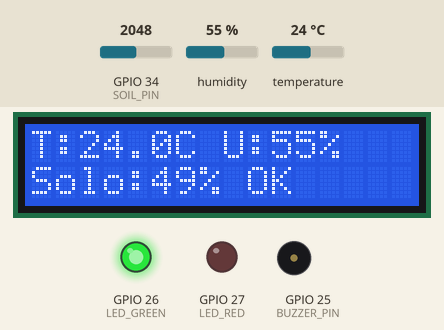
Bench run of a sketch on a simulated ESP32. On the bench: 16×2 character LCD, output pins drawn as LEDs (lit = HIGH), buzzer (waves = sounding). Dashed ring = blinking. Inputs (shaded band) come from the test bench; at power-on: humidity 55 %, temperature 24 °C, GPIO 34 (SOIL_PIN) = 2048. WiFi joins after 1.5 s; servers stay silent unless stated; what the sketch prints to the serial monitor is not drawn.

Above: at 4.8 s.
4.9 s: humidity set to 31 %
At 7.0 s:
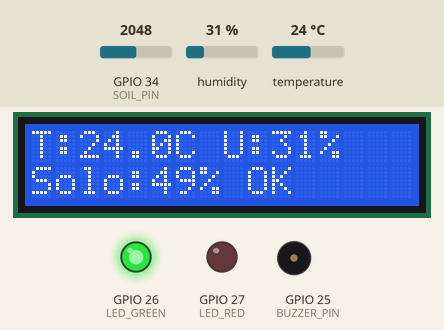
8.1 s: humidity set to 28 %
At 10.64 s:
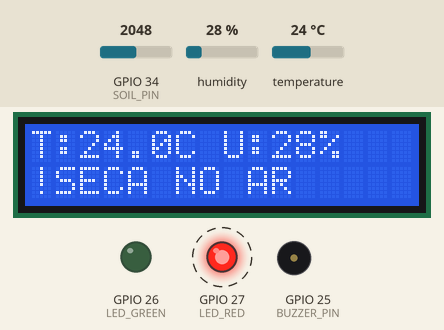
11.5 s: temperature set to 34.7 °C
At 13.72 s:
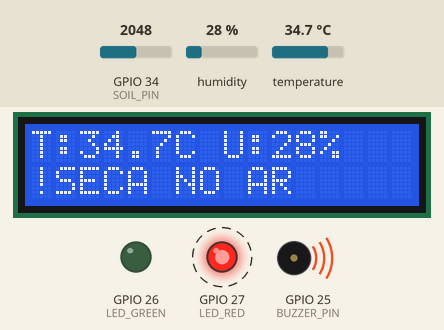
17.1 s: temperature set to 35.9 °C
At 19.44 s:
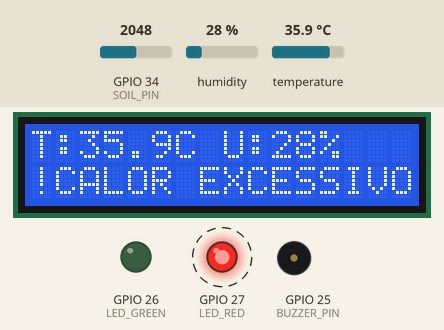
Timing chart, 0 to 29.7 s (numbered marks = the images above; inputs shaded):
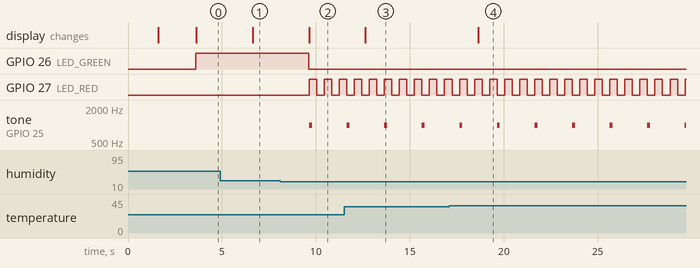

The sketch:

Agrosat.ino
```cpp
#include <WiFi.h>
#include <WebServer.h>
#include <DHT.h>
#include <LiquidCrystal_I2C.h>

const char* SSID     = "Wokwi-GUEST";
const char* PASSWORD = "";

#define DHT_PIN     4
#define DHT_TYPE    DHT22
#define SOIL_PIN    34
#define LED_GREEN   26
#define LED_RED     27
#define BUZZER_PIN  25

#define TEMP_MAX      35.0
#define HUMIDITY_MIN  30.0

DHT               dht(DHT_PIN, DHT_TYPE);
LiquidCrystal_I2C lcd(0x27, 16, 2);
WebServer         server(80);

float   temperature  = 25.0;
float   humidity     = 60.0;
int     soilRaw      = 0;
int     soilPct      = 50;
bool    alertActive  = false;
String  alertMessage = "OK";

unsigned long lastRead    = 0;
unsigned long lastBlink   = 0;
unsigned long lastBeep    = 0;
bool          ledRedState = false;

#define HIST_SIZE 30
float histTemp[HIST_SIZE];
float histHum[HIST_SIZE];
int   histSoil[HIST_SIZE];
int   histIndex = 0;
bool  histFull  = false;

void pushHistory() {
  histTemp[histIndex]  = temperature;
  histHum[histIndex]   = humidity;
  histSoil[histIndex]  = soilPct;
  histIndex = (histIndex + 1) % HIST_SIZE;
  if (histIndex == 0) histFull = true;
}

String buildHistoryJSON(float* arr) {
  int count = histFull ? HIST_SIZE : histIndex;
  int start = histFull ? histIndex : 0;
  String s = "[";
  for (int i = 0; i < count; i++) {
    if (i) s += ",";
    s += String(arr[(start + i) % HIST_SIZE], 1);
  }
  s += "]";
  return s;
}

String buildHistoryJSONInt(int* arr) {
  int count = histFull ? HIST_SIZE : histIndex;
  int start = histFull ? histIndex : 0;
  String s = "[";
  for (int i = 0; i < count; i++) {
    if (i) s += ",";
    s += String(arr[(start + i) % HIST_SIZE]);
  }
  s += "]";
  return s;
}

void lcdPrint(int col, int row, String text, int totalWidth) {
  lcd.setCursor(col, row);
  while ((int)text.length() < totalWidth) text += " ";
  lcd.print(text.substring(0, totalWidth));
}

void readSensors() {
  float t = dht.readTemperature();
  float h = dht.readHumidity();

  if (!isnan(t)) temperature = t;
  if (!isnan(h)) humidity    = h;

  soilRaw = analogRead(SOIL_PIN);
  soilPct = map(soilRaw, 4095, 0, 0, 100);
  soilPct = constrain(soilPct, 0, 100);

  alertActive  = false;
  alertMessage = "OK";

  if (temperature > TEMP_MAX) {
    alertActive  = true;
    alertMessage = "CALOR EXCESSIVO";
  } else if (humidity < HUMIDITY_MIN) {
    alertActive  = true;
    alertMessage = "SECA NO AR";
  } else if (soilPct < 20) {
    alertActive  = true;
    alertMessage = "SOLO MUITO SECO";
  }

  digitalWrite(LED_GREEN, alertActive ? LOW : HIGH);
  pushHistory();
}

void handleAlertEffects() {
  if (alertActive) {
    if (millis() - lastBlink >= 400) {
      lastBlink   = millis();
      ledRedState = !ledRedState;
      digitalWrite(LED_RED, ledRedState);
    }
    if (millis() - lastBeep >= 2000) {
      lastBeep = millis();
      tone(BUZZER_PIN, 1000, 150);
    }
  } else {
    digitalWrite(LED_RED, LOW);
    ledRedState = false;
    noTone(BUZZER_PIN);
  }
}

void updateLCD() {
  String linha0 = "T:" + String(temperature, 1) + "C U:" + String((int)humidity) + "%";
  lcdPrint(0, 0, linha0, 16);

  String linha1;
  if (alertActive) {
    linha1 = "!" + alertMessage;
  } else {
    linha1 = "Solo:" + String(soilPct) + "% OK";
  }
  lcdPrint(0, 1, linha1, 16);
}

void handleStatus() {
  String json = "{";
  json += "\"temperatura_c\":"    + String(temperature, 2) + ",";
  json += "\"umidade_ar_pct\":"   + String(humidity, 2)    + ",";
  json += "\"solo_umidade_pct\":" + String(soilPct)        + ",";
  json += "\"solo_raw\":"         + String(soilRaw)        + ",";
  json += "\"alerta\":"           + String(alertActive ? "true" : "false") + ",";
  json += "\"mensagem\":\""       + alertMessage + "\",";
  json += "\"historico_temp\":"   + buildHistoryJSON(histTemp)    + ",";
  json += "\"historico_hum\":"    + buildHistoryJSON(histHum)     + ",";
  json += "\"historico_solo\":"   + buildHistoryJSONInt(histSoil) + ",";
  json += "\"uptime_ms\":"        + String(millis());
  json += "}";
  server.send(200, "application/json", json);
}

void handleTemp() {
  server.send(200, "application/json",
    "{\"temperatura_c\":" + String(temperature, 2) + "}");
}

void handleHumidity() {
  server.send(200, "application/json",
    "{\"umidade_ar_pct\":" + String(humidity, 2) + "}");
}

void handleSoil() {
  server.send(200, "application/json",
    "{\"solo_umidade_pct\":" + String(soilPct) +
    ",\"solo_raw\":"         + String(soilRaw) + "}");
}

void handleRoot() {
  String tArr = buildHistoryJSON(histTemp);
  String sArr = buildHistoryJSONInt(histSoil);
  String stCls = alertActive ? "alert" : "ok";
  String stMsg = alertMessage;

  String html = R"(<!DOCTYPE html>
<html lang="pt-BR">
<head>
<meta charset="UTF-8">
<meta http-equiv="refresh" content="5">
<title>AgroSat Station</title>
<script src="https://cdn.jsdelivr.net/npm/chart.js@4.4.0/dist/chart.umd.min.js"></script>
<style>
*{box-sizing:border-box;margin:0;padding:0}
body{font-family:'Segoe UI',sans-serif;background:#0d1117;color:#e6edf3;padding:20px}
h1{text-align:center;color:#58a6ff;font-size:1.5rem;margin-bottom:4px}
.sub{text-align:center;color:#8b949e;font-size:.8rem;margin-bottom:20px}
.cards{display:flex;flex-wrap:wrap;gap:12px;justify-content:center;margin-bottom:24px}
.card{background:#161b22;border:1px solid #30363d;border-radius:12px;padding:16px 24px;min-width:140px;text-align:center}
.card .lbl{font-size:.7rem;color:#8b949e;text-transform:uppercase;margin-bottom:4px}
.card .val{font-size:1.8rem;font-weight:700}
.card .unit{font-size:.75rem;color:#8b949e}
.temp .val{color:#f97316}
.hum  .val{color:#38bdf8}
.soil .val{color:#a3e635}
.status-ok{background:#0d2b1f;border-color:#22c55e}
.status-alert{background:#2b0d0d;border-color:#ef4444;animation:pulse 1s infinite}
@keyframes pulse{0%,100%{opacity:1}50%{opacity:.5}}
.status-ok .val{color:#22c55e;font-size:1rem}
.status-alert .val{color:#ef4444;font-size:1rem}
.chart-box{background:#161b22;border:1px solid #30363d;border-radius:12px;padding:16px;margin-bottom:16px}
.chart-box h2{font-size:.85rem;color:#8b949e;margin-bottom:12px;font-weight:400}
canvas{max-height:180px}
footer{text-align:center;font-size:.7rem;color:#484f58;margin-top:16px}
</style>
</head>
<body>
<h1>&#x1F6F0;&#xFE0F; AgroSat Station</h1>
<p class="sub">Monitoramento de solo via dados satelitais &mdash; FIAP GS 2026/1</p>
<div class="cards">
  <div class="card temp"><div class="lbl">Temperatura</div><div class="val">)";
  html += String(temperature, 1);
  html += R"(</div><div class="unit">&deg;C</div></div>
  <div class="card hum"><div class="lbl">Umidade do ar</div><div class="val">)";
  html += String((int)humidity);
  html += R"(</div><div class="unit">%</div></div>
  <div class="card soil"><div class="lbl">Umidade do solo</div><div class="val">)";
  html += String(soilPct);
  html += R"(</div><div class="unit">%</div></div>
  <div class="card status-)";
  html += stCls;
  html += R"("><div class="lbl">Status</div><div class="val">)";
  html += stMsg;
  html += R"(</div></div>
</div>
<div class="chart-box">
  <h2>Temperatura &deg;C (historico)</h2>
  <canvas id="cT"></canvas>
</div>
<div class="chart-box">
  <h2>Umidade do solo % (historico)</h2>
  <canvas id="cS"></canvas>
</div>
<footer>Atualiza a cada 5s &nbsp;|&nbsp; ESP32 WebServer &nbsp;|&nbsp; IoT FIAP GS 2026/1</footer>
<script>
const tData=)";
  html += tArr;
  html += R"(;
const sData=)";
  html += sArr;
  html += R"(;
const labels=tData.map((_,i)=>i+1);
const cfg=(label,data,color)=>({
  type:'line',
  data:{labels,datasets:[{label,data,borderColor:color,backgroundColor:color+'22',
    borderWidth:2,pointRadius:2,tension:.3,fill:true}]},
  options:{responsive:true,plugins:{legend:{display:false}},
    scales:{x:{display:false},y:{ticks:{color:'#8b949e'},grid:{color:'#21262d'}}}}
});
new Chart(document.getElementById('cT'),cfg('Temp',tData,'#f97316'));
new Chart(document.getElementById('cS'),cfg('Solo',sData,'#a3e635'));
</script>
</body></html>)";

  server.send(200, "text/html", html);
}

void setup() {
  Serial.begin(115200);

  pinMode(LED_GREEN,  OUTPUT);
  pinMode(LED_RED,    OUTPUT);
  pinMode(BUZZER_PIN, OUTPUT);
  digitalWrite(LED_GREEN, LOW);
  digitalWrite(LED_RED,   LOW);

  dht.begin();

  lcd.init();
  lcd.backlight();
  lcd.setCursor(0, 0); lcd.print("AgroSat v2");
  lcd.setCursor(0, 1); lcd.print("Conectando...");

  WiFi.begin(SSID, PASSWORD);
  while (WiFi.status() != WL_CONNECTED) { delay(500); Serial.print("."); }
  Serial.println("\nIP: " + WiFi.localIP().toString());

  lcd.clear();
  lcd.setCursor(0, 0); lcd.print("IP:");
  lcd.setCursor(0, 1); lcd.print(WiFi.localIP().toString());
  delay(2000);

  server.on("/",         handleRoot);
  server.on("/status",   handleStatus);
  server.on("/temp",     handleTemp);
  server.on("/humidity", handleHumidity);
  server.on("/soil",     handleSoil);
  server.begin();
  Serial.println("Servidor iniciado.");
}

void loop() {
  server.handleClient();
  handleAlertEffects();

  if (millis() - lastRead >= 1000) {
    lastRead = millis();
    readSensors();
    updateLCD();
    Serial.printf("[AgroSat] T:%.1f C  H:%.1f%%  Solo:%d%%  %s\n",
      temperature, humidity, soilPct,
      alertActive ? alertMessage.c_str() : "OK");
  }
}
```

Measured:
- the behaviour switches between 30 and 29 % on humidity (found by bisection; images 1 and 2)
- the behaviour switches between 35 and 35.1 °C on temperature (found by bisection; images 3 and 4)
- after the input at 4.9 s, the display: changes after 1.7 s (image 1)
- after the input at 8.1 s, GPIO 26 (LED_GREEN): HIGH → LOW after 1.5 s; GPIO 27 (LED_RED): alternates HIGH for 0.40 s and LOW for 0.40 s, starting after 1.5 s; tone on GPIO 25 (BUZZER_PIN): silent → 1000 Hz after 1.5 s, → silent 0.15 s later; the display: changes after 1.5 s (image 2)
- after the input at 11.5 s, the display: changes after 1.1 s (image 3)
- after the input at 17.1 s, the display: changes after 1.5 s (image 4)
